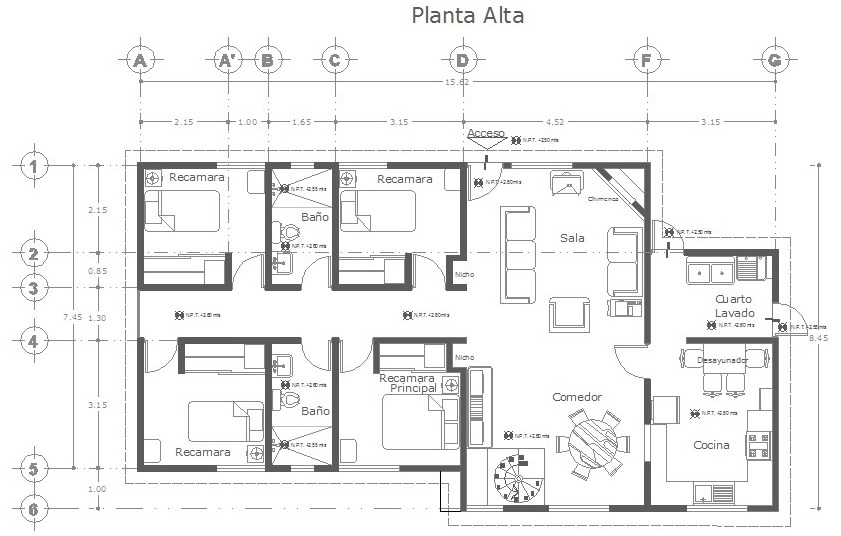
#> input picture Proyecto_Vision/ejemplos/prueba 1.jpg, 841 x 536 px
$ python -i deteccion.py   (imports and definitions only)
#> lines starting #> are read from the running program, lines starting #| are printed output that depends on the picture; after the words box and inside, x2 and y2 are one past the last pixel; in counts of white or black regions, pixels touching at a corner belong together
#> further down, picture is the input picture: shape (536, 841, 3); mean B, G, R 239.6, 239.6, 239.6
import cv2
import numpy as np

def extraer_formas(img_gris):
    # 1. Detección de bordes con Canny
    bordes = cv2.Canny(img_gris, 50, 150)
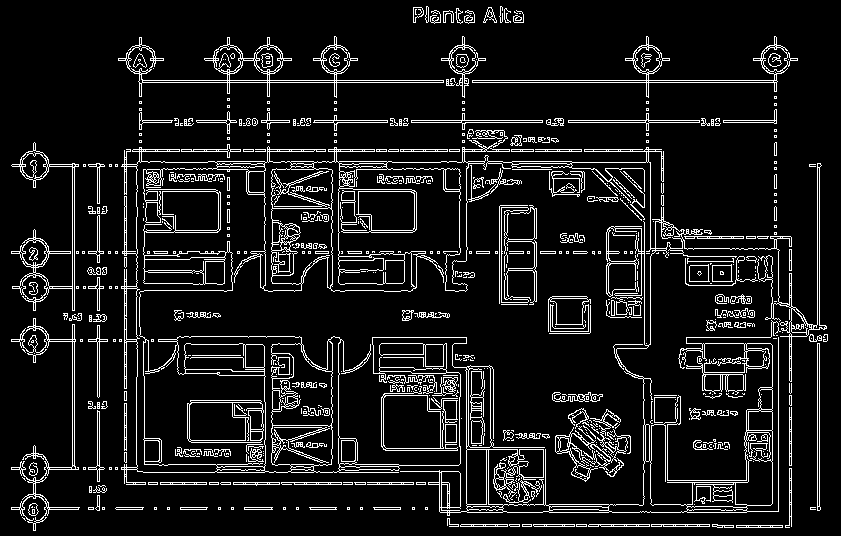
#> bordes: shape (536, 841); 9.8% white in thin lines or dots

    # 2. Transformada de Hough para líneas de muros
    lineas = cv2.HoughLinesP(bordes, 1, np.pi/180, 50, minLineLength=30, maxLineGap=5)
#> lineas = 302 rows, first 6: [124, 151, 663, 151], [139, 82, 448, 82], [139, 80, 776, 80], [139, 120, 776, 120], [558, 122, 713, 122], [126, 149, 661, 149]

    # 3. Detector de Harris para intersecciones
    gris_32 = np.float32(img_gris)
#> (the run stopped early here; a loop or call above may not have finished)

$ run again, on Proyecto_Vision/ejemplos/prueba 10.jpg
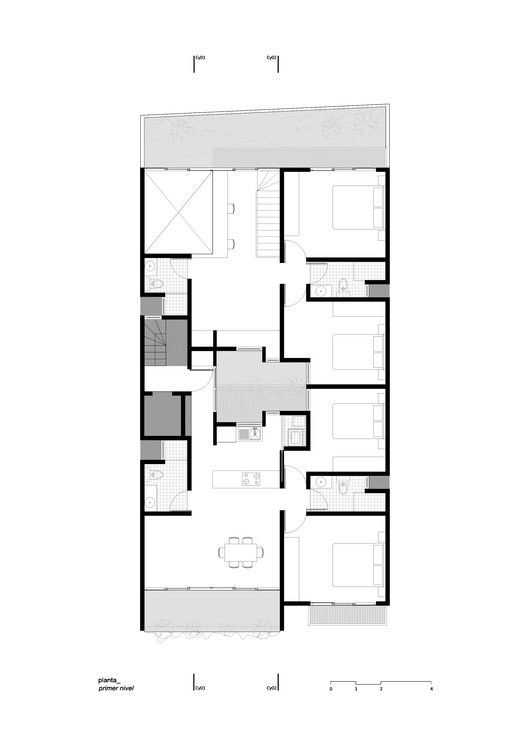
#> input picture Proyecto_Vision/ejemplos/prueba 10.jpg, 528 x 747 px
#> picture is the input picture: shape (747, 528, 3); min 0, max 255, mean 243
#> in extraer_formas, `bordes = cv2.Canny(img_gris, 50, 150)`:
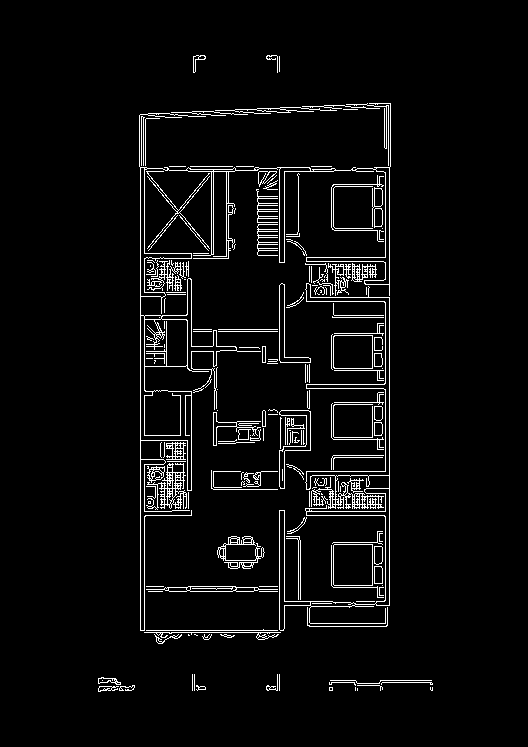
#> bordes: shape (747, 528); 4.4% white in thin lines or dots, all inside (x1, y1, x2, y2) = (98, 55, 433, 692)
#> lineas = 159 rows, first 6: [144, 440, 144, 316], [140, 630, 140, 167], [389, 605, 389, 167], [279, 262, 279, 167], [284, 628, 284, 510], [385, 626, 385, 488]

$ run again, on Proyecto_Vision/ejemplos/prueba 2.jpg
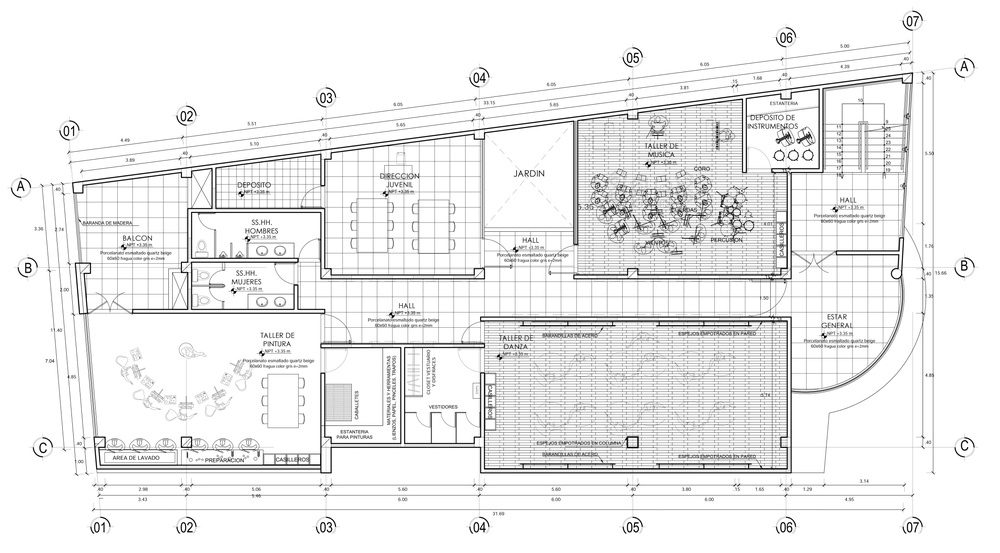
#> input picture Proyecto_Vision/ejemplos/prueba 2.jpg, 1000 x 553 px, shrunk from 9241 x 5113 before the run
#> picture is the input picture: shape (553, 1000, 3); min 0, max 255, mean 237.4
#> in extraer_formas, `bordes = cv2.Canny(img_gris, 50, 150)`:
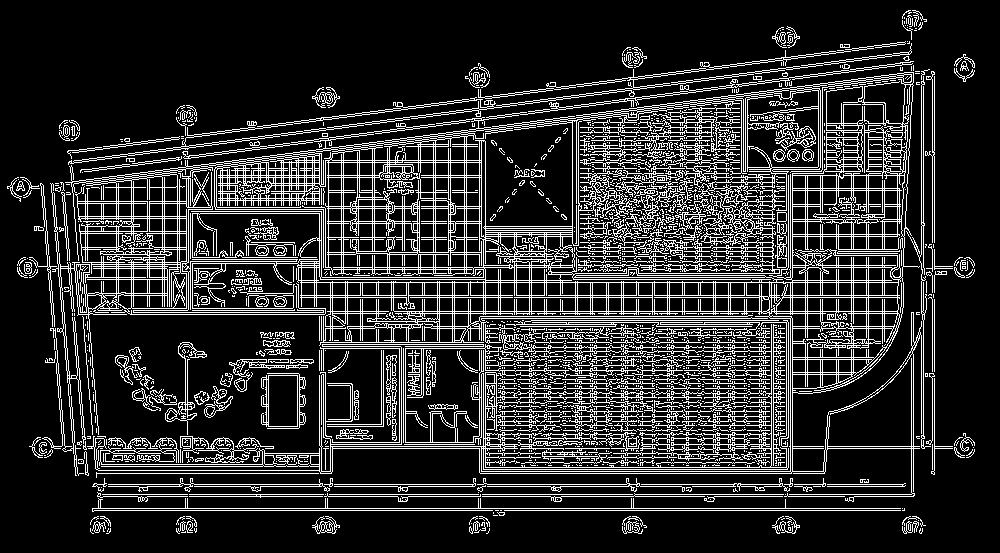
#> bordes: shape (553, 1000); 17.5% white in thin lines or dots
#> lineas = 795 rows, first 6: [98, 494, 914, 494], [92, 508, 904, 508], [97, 496, 401, 496], [92, 510, 904, 510], [93, 484, 903, 484], [189, 486, 400, 486]

$ run again, on Proyecto_Vision/ejemplos/prueba 3.jpg
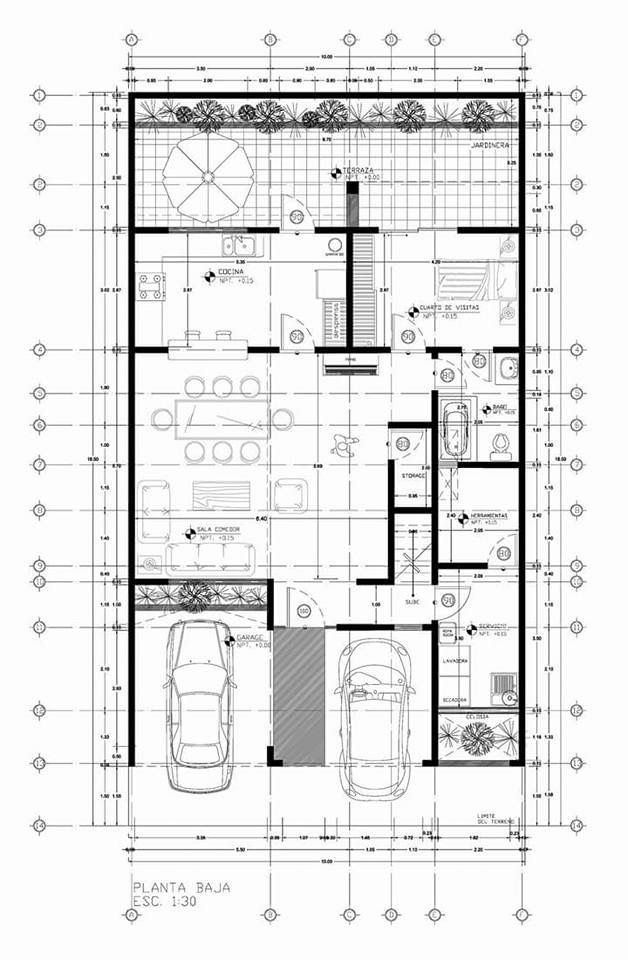
#> input picture Proyecto_Vision/ejemplos/prueba 3.jpg, 628 x 960 px
#> picture is the input picture: shape (960, 628, 3); min 0, max 255, mean 229.3
#> in extraer_formas, `bordes = cv2.Canny(img_gris, 50, 150)`:
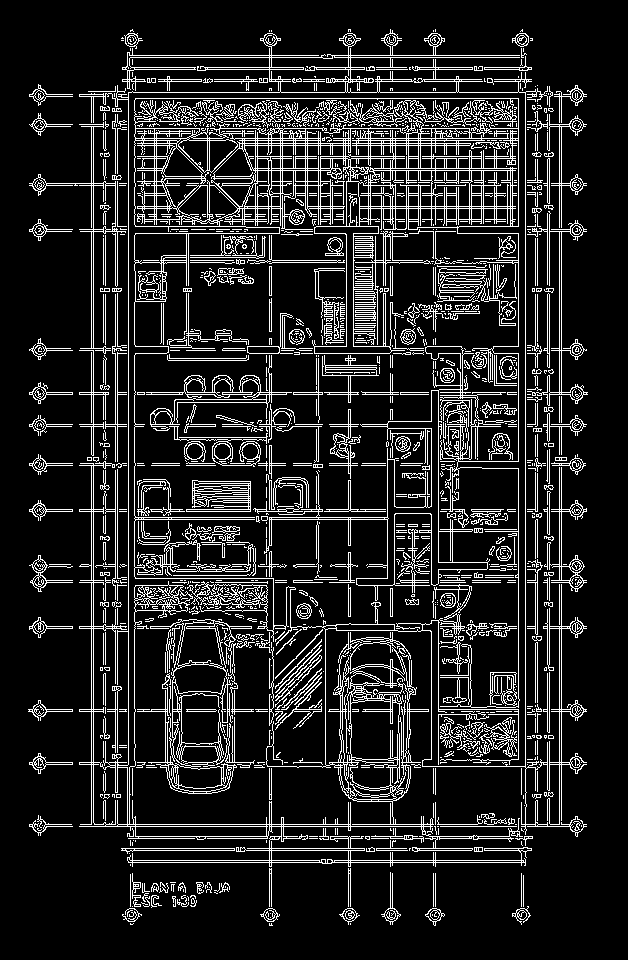
#> bordes: shape (960, 628); 13.6% white in thin lines or dots, all inside (x1, y1, x2, y2) = (28, 29, 588, 926)
#> lineas = 599 rows, first 6: [559, 826, 559, 91], [547, 602, 547, 450], [518, 759, 518, 468], [561, 826, 561, 92], [115, 461, 115, 98], [117, 826, 117, 85]
